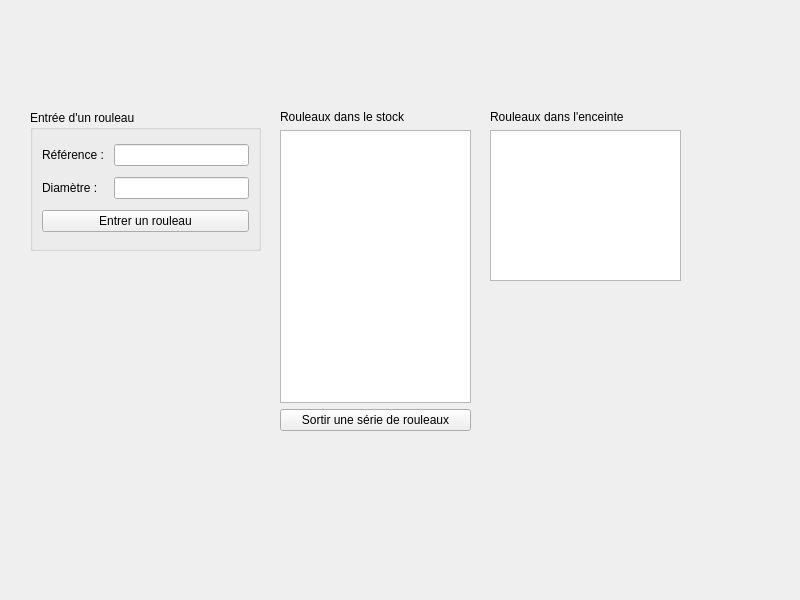
<?xml version="1.0" encoding="UTF-8"?>
<ui version="4.0">
 <class>Magasin</class>
 <widget class="QWidget" name="Magasin">
  <property name="geometry">
   <rect>
    <x>0</x>
    <y>0</y>
    <width>800</width>
    <height>600</height>
   </rect>
  </property>
  <property name="windowTitle">
   <string>Magasin</string>
  </property>
  <widget class="QWidget" name="layoutWidget">
   <property name="geometry">
    <rect>
     <x>30</x>
     <y>110</y>
     <width>231</width>
     <height>141</height>
    </rect>
   </property>
   <layout class="QVBoxLayout" name="verticalLayout_3">
    <item>
     <widget class="QGroupBox" name="groupBox">
      <property name="title">
       <string>Entrée d'un rouleau</string>
      </property>
      <layout class="QGridLayout" name="gridLayout">
       <item row="2" column="0">
        <widget class="QLabel" name="label_2">
         <property name="text">
          <string>Diamètre : </string>
         </property>
        </widget>
       </item>
       <item row="0" column="0">
        <widget class="QLabel" name="label">
         <property name="text">
          <string>Référence : </string>
         </property>
        </widget>
       </item>
       <item row="0" column="1">
        <widget class="QLineEdit" name="lineEditReference"/>
       </item>
       <item row="2" column="1">
        <widget class="QLineEdit" name="lineEditDiametre"/>
       </item>
       <item row="3" column="0" colspan="2">
        <widget class="QPushButton" name="pushButtonNouveau">
         <property name="enabled">
          <bool>true</bool>
         </property>
         <property name="text">
          <string>Entrer un rouleau</string>
         </property>
        </widget>
       </item>
      </layout>
     </widget>
    </item>
   </layout>
  </widget>
  <widget class="QWidget" name="layoutWidget_2">
   <property name="geometry">
    <rect>
     <x>280</x>
     <y>110</y>
     <width>191</width>
     <height>321</height>
    </rect>
   </property>
   <layout class="QVBoxLayout" name="verticalLayout">
    <item>
     <widget class="QLabel" name="labelStock">
      <property name="text">
       <string>Rouleaux dans le stock</string>
      </property>
     </widget>
    </item>
    <item>
     <widget class="QListWidget" name="listWidgetStock"/>
    </item>
    <item>
     <widget class="QPushButton" name="pushButtonRetrait">
      <property name="text">
       <string>Sortir une série de rouleaux</string>
      </property>
     </widget>
    </item>
   </layout>
  </widget>
  <widget class="QWidget" name="">
   <property name="geometry">
    <rect>
     <x>490</x>
     <y>110</y>
     <width>191</width>
     <height>171</height>
    </rect>
   </property>
   <layout class="QGridLayout" name="gridLayout_2">
    <item row="0" column="0">
     <widget class="QLabel" name="label_3">
      <property name="text">
       <string>Rouleaux dans l'enceinte</string>
      </property>
     </widget>
    </item>
    <item row="1" column="0">
     <widget class="QListWidget" name="listWidgetEnceinte"/>
    </item>
   </layout>
  </widget>
 </widget>
 <resources/>
 <connections/>
</ui>
